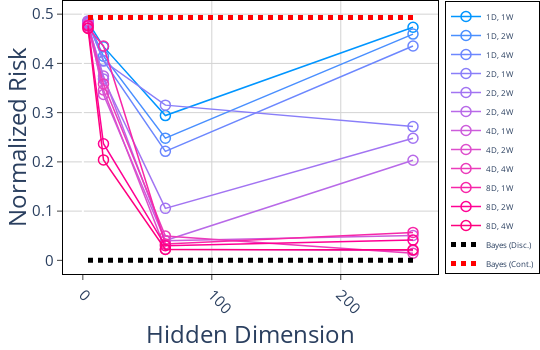
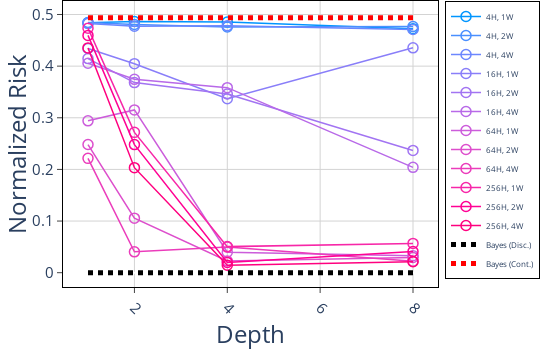
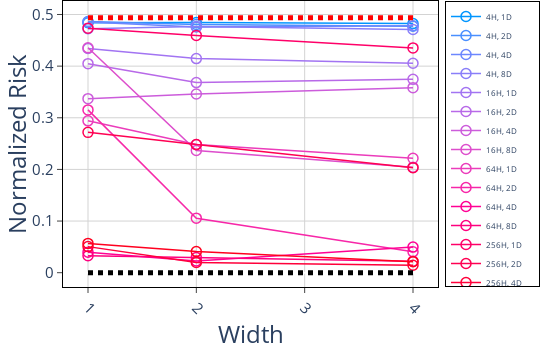

The code cell stored with these charts, in order, in its notebook:
### Code cell
width=450
height=350
scale=1

colors = [
"rgb(0, 149, 255)",
"rgb(73, 143, 255)",
"rgb(108, 135, 254)",
"rgb(137, 126, 249)",
"rgb(162, 116, 242)",
"rgb(184, 105, 232)",
"rgb(204, 92, 219)",
"rgb(221, 78, 204)",
"rgb(235, 60, 187)",
"rgb(247, 39, 168)",
"rgb(255, 1, 148)",
"rgb(255, 0, 127)",
"rgb(255, 0, 104)",
"rgb(255, 0, 82)",
"rgb(255, 0, 58)",
"rgb(255, 0, 31)",
]
def generate_plots(plot_x_axis, params_to_graph, label, x_axis):
    fig = go.Figure()
    for index, param in enumerate(params_to_graph):
        d, w = param
        fig.add_trace(go.Scatter(x=plot_x_axis, 
                                    y=params_to_graph[param], 
                                    name=f"{d}{label[0]}, {w}{label[1]}",
                                    mode="markers+lines", 
                                    marker={'symbol': 'circle', 
                                            'color': 'rgba(0, 0, 0, 0)', 
                                            'size': 10 * scale, 
                                            'line':{'width': 1.5 * scale, 
                                                    'color': colors[index]}}, 
                                                    line={'color': colors[index], 
                                                        'width': 1.5 * scale}))
    
    fig.add_trace(go.Scatter(x=plot_x_axis, 
                            y=[bd] * len(params_to_graph[param]), 
                            name=f"Bayes (Disc.)",
                            mode="lines", 
                            marker={'color': 'rgba(0, 0, 0, 0)', 'size': 10 * scale, 
                                    'line':{'width': 1.5 * scale, 'color': "black"}}, 
                                    line={'color': "black", 'width': 5 * scale, "dash": 'dot'}))

    fig.add_trace(go.Scatter(x=plot_x_axis, 
                            y=[bc] * len(params_to_graph[param]), 
                            name=f"Bayes (Cont.)",
                            mode="lines", 
                            marker={'color': 'rgba(0, 0, 0, 0)', 'size': 10 * scale, 
                                    'line':{'width': 1.5 * scale, 'color': "red"}}, 
                                    line={'color': "red", 'width': 5 * scale, "dash": 'dot'}))

    fig.update_layout(
        plot_bgcolor='white',
        showlegend=True
    )
    fig.update_xaxes(
        mirror=True,
        ticks='outside',
        title=x_axis,
        showline=True,
        linecolor='black',
        gridcolor='lightgrey',
        tickangle=45,
        tickfont = dict(size=15)
    )
    fig.update_yaxes(
        mirror=True,
        ticks='outside',
        title="Normalized Risk",
        showline=True,
        linecolor='black',
        gridcolor='lightgrey',
        tickfont = dict(size=15)
    )

    fig.update_layout(width=width*scale*1.2, 
                    height=height*scale, 
                    font=dict(size=20 * scale),
                    margin=dict(l=0, r=0, t=0, b=0),
                    legend=dict(
                        font = dict(size = 8),
                        # x=0.6, y=0.4, 
                                bordercolor="Black", borderwidth=1))

    return fig

# generate_plots(hid_dims, params_to_graph_hid_dim, ["D", "W"], "Hidden Dimension").write_image("a_3_hid_dim.pdf")
# generate_plots(depth_params, params_to_graph_depth, ["H", "W"], "Depth").write_image("a_3_depth.pdf")
# generate_plots(width_params, params_to_graph_width, ["H", "D"], "Width").write_image("a_3_width.pdf")
generate_plots(hid_dims, params_to_graph_hid_dim, ["D", "W"], "Hidden Dimension").show()
generate_plots(depth_params, params_to_graph_depth, ["H", "W"], "Depth").show()
generate_plots(width_params, params_to_graph_width, ["H", "D"], "Width").show()

### Figure 1 — Plotly figure (JSON) as saved in the notebook; plotly's stock layout.template omitted (floating-point values rounded to 4 significant figures)
{"data": [{"line": {"color": "rgb(0, 149, 255)", "width": 1.5}, "marker": {"color": "rgba(0, 0, 0, 0)", "line": {"color": "rgb(0, 149, 255)", "width": 1.5}, "size": 10, "symbol": "circle"}, "mode": "markers+lines", "name": "1D, 1W", "type": "scatter", "x": [4, 16, 64, 256], "y": [0.4839, 0.4341, 0.294, 0.4735]}, {"line": {"color": "rgb(73, 143, 255)", "width": 1.5}, "marker": {"color": "rgba(0, 0, 0, 0)", "line": {"color": "rgb(73, 143, 255)", "width": 1.5}, "size": 10, "symbol": "circle"}, "mode": "markers+lines", "name": "1D, 2W", "type": "scatter", "x": [4, 16, 64, 256], "y": [0.4843, 0.4146, 0.2482, 0.4595]}, {"line": {"color": "rgb(108, 135, 254)", "width": 1.5}, "marker": {"color": "rgba(0, 0, 0, 0)", "line": {"color": "rgb(108, 135, 254)", "width": 1.5}, "size": 10, "symbol": "circle"}, "mode": "markers+lines", "name": "1D, 4W", "type": "scatter", "x": [4, 16, 64, 256], "y": [0.4823, 0.4057, 0.2214, 0.4353]}, {"line": {"color": "rgb(137, 126, 249)", "width": 1.5}, "marker": {"color": "rgba(0, 0, 0, 0)", "line": {"color": "rgb(137, 126, 249)", "width": 1.5}, "size": 10, "symbol": "circle"}, "mode": "markers+lines", "name": "2D, 1W", "type": "scatter", "x": [4, 16, 64, 256], "y": [0.4863, 0.4047, 0.3152, 0.2717]}, {"line": {"color": "rgb(162, 116, 242)", "width": 1.5}, "marker": {"color": "rgba(0, 0, 0, 0)", "line": {"color": "rgb(162, 116, 242)", "width": 1.5}, "size": 10, "symbol": "circle"}, "mode": "markers+lines", "name": "2D, 2W", "type": "scatter", "x": [4, 16, 64, 256], "y": [0.4809, 0.3681, 0.1056, 0.248]}, {"line": {"color": "rgb(184, 105, 232)", "width": 1.5}, "marker": {"color": "rgba(0, 0, 0, 0)", "line": {"color": "rgb(184, 105, 232)", "width": 1.5}, "size": 10, "symbol": "circle"}, "mode": "markers+lines", "name": "2D, 4W", "type": "scatter", "x": [4, 16, 64, 256], "y": [0.4772, 0.3745, 0.04039, 0.2034]}, {"line": {"color": "rgb(204, 92, 219)", "width": 1.5}, "marker": {"color": "rgba(0, 0, 0, 0)", "line": {"color": "rgb(204, 92, 219)", "width": 1.5}, "size": 10, "symbol": "circle"}, "mode": "markers+lines", "name": "4D, 1W", "type": "scatter", "x": [4, 16, 64, 256], "y": [0.4854, 0.337, 0.03979, 0.05049]}, {"line": {"color": "rgb(221, 78, 204)", "width": 1.5}, "marker": {"color": "rgba(0, 0, 0, 0)", "line": {"color": "rgb(221, 78, 204)", "width": 1.5}, "size": 10, "symbol": "circle"}, "mode": "markers+lines", "name": "4D, 2W", "type": "scatter", "x": [4, 16, 64, 256], "y": [0.476, 0.346, 0.02272, 0.0199]}, {"line": {"color": "rgb(235, 60, 187)", "width": 1.5}, "marker": {"color": "rgba(0, 0, 0, 0)", "line": {"color": "rgb(235, 60, 187)", "width": 1.5}, "size": 10, "symbol": "circle"}, "mode": "markers+lines", "name": "4D, 4W", "type": "scatter", "x": [4, 16, 64, 256], "y": [0.4784, 0.3583, 0.04955, 0.01442]}, {"line": {"color": "rgb(247, 39, 168)", "width": 1.5}, "marker": {"color": "rgba(0, 0, 0, 0)", "line": {"color": "rgb(247, 39, 168)", "width": 1.5}, "size": 10, "symbol": "circle"}, "mode": "markers+lines", "name": "8D, 1W", "type": "scatter", "x": [4, 16, 64, 256], "y": [0.4726, 0.4354, 0.03303, 0.05676]}, {"line": {"color": "rgb(255, 1, 148)", "width": 1.5}, "marker": {"color": "rgba(0, 0, 0, 0)", "line": {"color": "rgb(255, 1, 148)", "width": 1.5}, "size": 10, "symbol": "circle"}, "mode": "markers+lines", "name": "8D, 2W", "type": "scatter", "x": [4, 16, 64, 256], "y": [0.4766, 0.2368, 0.02956, 0.04115]}, {"line": {"color": "rgb(255, 0, 127)", "width": 1.5}, "marker": {"color": "rgba(0, 0, 0, 0)", "line": {"color": "rgb(255, 0, 127)", "width": 1.5}, "size": 10, "symbol": "circle"}, "mode": "markers+lines", "name": "8D, 4W", "type": "scatter", "x": [4, 16, 64, 256], "y": [0.4709, 0.2041, 0.02218, 0.02132]}, {"line": {"color": "black", "dash": "dot", "width": 5}, "marker": {"color": "rgba(0, 0, 0, 0)", "line": {"color": "black", "width": 1.5}, "size": 10}, "mode": "lines", "name": "Bayes (Disc.)", "type": "scatter", "x": [4, 16, 64, 256], "y": [1.538e-07, 1.538e-07, 1.538e-07, 1.538e-07]}, {"line": {"color": "red", "dash": "dot", "width": 5}, "marker": {"color": "rgba(0, 0, 0, 0)", "line": {"color": "red", "width": 1.5}, "size": 10}, "mode": "lines", "name": "Bayes (Cont.)", "type": "scatter", "x": [4, 16, 64, 256], "y": [0.4935, 0.4935, 0.4935, 0.4935]}], "layout": {"font": {"size": 20}, "height": 350, "legend": {"bordercolor": "Black", "borderwidth": 1, "font": {"size": 8}}, "margin": {"b": 0, "l": 0, "r": 0, "t": 0}, "plot_bgcolor": "white", "showlegend": true, "width": 540, "xaxis": {"gridcolor": "lightgrey", "linecolor": "black", "mirror": true, "showline": true, "tickangle": 45, "tickfont": {"size": 15}, "ticks": "outside", "title": {"text": "Hidden Dimension"}}, "yaxis": {"gridcolor": "lightgrey", "linecolor": "black", "mirror": true, "showline": true, "tickfont": {"size": 15}, "ticks": "outside", "title": {"text": "Normalized Risk"}}}}

### Figure 2 — Plotly figure (JSON) as saved in the notebook; plotly's stock layout.template omitted (floating-point values rounded to 4 significant figures)
{"data": [{"line": {"color": "rgb(0, 149, 255)", "width": 1.5}, "marker": {"color": "rgba(0, 0, 0, 0)", "line": {"color": "rgb(0, 149, 255)", "width": 1.5}, "size": 10, "symbol": "circle"}, "mode": "markers+lines", "name": "4H, 1W", "type": "scatter", "x": [1, 2, 4, 8], "y": [0.4839, 0.4863, 0.4854, 0.4726]}, {"line": {"color": "rgb(73, 143, 255)", "width": 1.5}, "marker": {"color": "rgba(0, 0, 0, 0)", "line": {"color": "rgb(73, 143, 255)", "width": 1.5}, "size": 10, "symbol": "circle"}, "mode": "markers+lines", "name": "4H, 2W", "type": "scatter", "x": [1, 2, 4, 8], "y": [0.4843, 0.4809, 0.476, 0.4766]}, {"line": {"color": "rgb(108, 135, 254)", "width": 1.5}, "marker": {"color": "rgba(0, 0, 0, 0)", "line": {"color": "rgb(108, 135, 254)", "width": 1.5}, "size": 10, "symbol": "circle"}, "mode": "markers+lines", "name": "4H, 4W", "type": "scatter", "x": [1, 2, 4, 8], "y": [0.4823, 0.4772, 0.4784, 0.4709]}, {"line": {"color": "rgb(137, 126, 249)", "width": 1.5}, "marker": {"color": "rgba(0, 0, 0, 0)", "line": {"color": "rgb(137, 126, 249)", "width": 1.5}, "size": 10, "symbol": "circle"}, "mode": "markers+lines", "name": "16H, 1W", "type": "scatter", "x": [1, 2, 4, 8], "y": [0.4341, 0.4047, 0.337, 0.4354]}, {"line": {"color": "rgb(162, 116, 242)", "width": 1.5}, "marker": {"color": "rgba(0, 0, 0, 0)", "line": {"color": "rgb(162, 116, 242)", "width": 1.5}, "size": 10, "symbol": "circle"}, "mode": "markers+lines", "name": "16H, 2W", "type": "scatter", "x": [1, 2, 4, 8], "y": [0.4146, 0.3681, 0.346, 0.2368]}, {"line": {"color": "rgb(184, 105, 232)", "width": 1.5}, "marker": {"color": "rgba(0, 0, 0, 0)", "line": {"color": "rgb(184, 105, 232)", "width": 1.5}, "size": 10, "symbol": "circle"}, "mode": "markers+lines", "name": "16H, 4W", "type": "scatter", "x": [1, 2, 4, 8], "y": [0.4057, 0.3745, 0.3583, 0.2041]}, {"line": {"color": "rgb(204, 92, 219)", "width": 1.5}, "marker": {"color": "rgba(0, 0, 0, 0)", "line": {"color": "rgb(204, 92, 219)", "width": 1.5}, "size": 10, "symbol": "circle"}, "mode": "markers+lines", "name": "64H, 1W", "type": "scatter", "x": [1, 2, 4, 8], "y": [0.294, 0.3152, 0.03979, 0.03303]}, {"line": {"color": "rgb(221, 78, 204)", "width": 1.5}, "marker": {"color": "rgba(0, 0, 0, 0)", "line": {"color": "rgb(221, 78, 204)", "width": 1.5}, "size": 10, "symbol": "circle"}, "mode": "markers+lines", "name": "64H, 2W", "type": "scatter", "x": [1, 2, 4, 8], "y": [0.2482, 0.1056, 0.02272, 0.02956]}, {"line": {"color": "rgb(235, 60, 187)", "width": 1.5}, "marker": {"color": "rgba(0, 0, 0, 0)", "line": {"color": "rgb(235, 60, 187)", "width": 1.5}, "size": 10, "symbol": "circle"}, "mode": "markers+lines", "name": "64H, 4W", "type": "scatter", "x": [1, 2, 4, 8], "y": [0.2214, 0.04039, 0.04955, 0.02218]}, {"line": {"color": "rgb(247, 39, 168)", "width": 1.5}, "marker": {"color": "rgba(0, 0, 0, 0)", "line": {"color": "rgb(247, 39, 168)", "width": 1.5}, "size": 10, "symbol": "circle"}, "mode": "markers+lines", "name": "256H, 1W", "type": "scatter", "x": [1, 2, 4, 8], "y": [0.4735, 0.2717, 0.05049, 0.05676]}, {"line": {"color": "rgb(255, 1, 148)", "width": 1.5}, "marker": {"color": "rgba(0, 0, 0, 0)", "line": {"color": "rgb(255, 1, 148)", "width": 1.5}, "size": 10, "symbol": "circle"}, "mode": "markers+lines", "name": "256H, 2W", "type": "scatter", "x": [1, 2, 4, 8], "y": [0.4595, 0.248, 0.0199, 0.04115]}, {"line": {"color": "rgb(255, 0, 127)", "width": 1.5}, "marker": {"color": "rgba(0, 0, 0, 0)", "line": {"color": "rgb(255, 0, 127)", "width": 1.5}, "size": 10, "symbol": "circle"}, "mode": "markers+lines", "name": "256H, 4W", "type": "scatter", "x": [1, 2, 4, 8], "y": [0.4353, 0.2034, 0.01442, 0.02132]}, {"line": {"color": "black", "dash": "dot", "width": 5}, "marker": {"color": "rgba(0, 0, 0, 0)", "line": {"color": "black", "width": 1.5}, "size": 10}, "mode": "lines", "name": "Bayes (Disc.)", "type": "scatter", "x": [1, 2, 4, 8], "y": [1.538e-07, 1.538e-07, 1.538e-07, 1.538e-07]}, {"line": {"color": "red", "dash": "dot", "width": 5}, "marker": {"color": "rgba(0, 0, 0, 0)", "line": {"color": "red", "width": 1.5}, "size": 10}, "mode": "lines", "name": "Bayes (Cont.)", "type": "scatter", "x": [1, 2, 4, 8], "y": [0.4935, 0.4935, 0.4935, 0.4935]}], "layout": {"font": {"size": 20}, "height": 350, "legend": {"bordercolor": "Black", "borderwidth": 1, "font": {"size": 8}}, "margin": {"b": 0, "l": 0, "r": 0, "t": 0}, "plot_bgcolor": "white", "showlegend": true, "width": 540, "xaxis": {"gridcolor": "lightgrey", "linecolor": "black", "mirror": true, "showline": true, "tickangle": 45, "tickfont": {"size": 15}, "ticks": "outside", "title": {"text": "Depth"}}, "yaxis": {"gridcolor": "lightgrey", "linecolor": "black", "mirror": true, "showline": true, "tickfont": {"size": 15}, "ticks": "outside", "title": {"text": "Normalized Risk"}}}}

### Figure 3 — Plotly figure (JSON) as saved in the notebook; plotly's stock layout.template omitted (floating-point values rounded to 4 significant figures)
{"data": [{"line": {"color": "rgb(0, 149, 255)", "width": 1.5}, "marker": {"color": "rgba(0, 0, 0, 0)", "line": {"color": "rgb(0, 149, 255)", "width": 1.5}, "size": 10, "symbol": "circle"}, "mode": "markers+lines", "name": "4H, 1D", "type": "scatter", "x": [1, 2, 4], "y": [0.4839, 0.4843, 0.4823]}, {"line": {"color": "rgb(73, 143, 255)", "width": 1.5}, "marker": {"color": "rgba(0, 0, 0, 0)", "line": {"color": "rgb(73, 143, 255)", "width": 1.5}, "size": 10, "symbol": "circle"}, "mode": "markers+lines", "name": "4H, 2D", "type": "scatter", "x": [1, 2, 4], "y": [0.4863, 0.4809, 0.4772]}, {"line": {"color": "rgb(108, 135, 254)", "width": 1.5}, "marker": {"color": "rgba(0, 0, 0, 0)", "line": {"color": "rgb(108, 135, 254)", "width": 1.5}, "size": 10, "symbol": "circle"}, "mode": "markers+lines", "name": "4H, 4D", "type": "scatter", "x": [1, 2, 4], "y": [0.4854, 0.476, 0.4784]}, {"line": {"color": "rgb(137, 126, 249)", "width": 1.5}, "marker": {"color": "rgba(0, 0, 0, 0)", "line": {"color": "rgb(137, 126, 249)", "width": 1.5}, "size": 10, "symbol": "circle"}, "mode": "markers+lines", "name": "4H, 8D", "type": "scatter", "x": [1, 2, 4], "y": [0.4726, 0.4766, 0.4709]}, {"line": {"color": "rgb(162, 116, 242)", "width": 1.5}, "marker": {"color": "rgba(0, 0, 0, 0)", "line": {"color": "rgb(162, 116, 242)", "width": 1.5}, "size": 10, "symbol": "circle"}, "mode": "markers+lines", "name": "16H, 1D", "type": "scatter", "x": [1, 2, 4], "y": [0.4341, 0.4146, 0.4057]}, {"line": {"color": "rgb(184, 105, 232)", "width": 1.5}, "marker": {"color": "rgba(0, 0, 0, 0)", "line": {"color": "rgb(184, 105, 232)", "width": 1.5}, "size": 10, "symbol": "circle"}, "mode": "markers+lines", "name": "16H, 2D", "type": "scatter", "x": [1, 2, 4], "y": [0.4047, 0.3681, 0.3745]}, {"line": {"color": "rgb(204, 92, 219)", "width": 1.5}, "marker": {"color": "rgba(0, 0, 0, 0)", "line": {"color": "rgb(204, 92, 219)", "width": 1.5}, "size": 10, "symbol": "circle"}, "mode": "markers+lines", "name": "16H, 4D", "type": "scatter", "x": [1, 2, 4], "y": [0.337, 0.346, 0.3583]}, {"line": {"color": "rgb(221, 78, 204)", "width": 1.5}, "marker": {"color": "rgba(0, 0, 0, 0)", "line": {"color": "rgb(221, 78, 204)", "width": 1.5}, "size": 10, "symbol": "circle"}, "mode": "markers+lines", "name": "16H, 8D", "type": "scatter", "x": [1, 2, 4], "y": [0.4354, 0.2368, 0.2041]}, {"line": {"color": "rgb(235, 60, 187)", "width": 1.5}, "marker": {"color": "rgba(0, 0, 0, 0)", "line": {"color": "rgb(235, 60, 187)", "width": 1.5}, "size": 10, "symbol": "circle"}, "mode": "markers+lines", "name": "64H, 1D", "type": "scatter", "x": [1, 2, 4], "y": [0.294, 0.2482, 0.2214]}, {"line": {"color": "rgb(247, 39, 168)", "width": 1.5}, "marker": {"color": "rgba(0, 0, 0, 0)", "line": {"color": "rgb(247, 39, 168)", "width": 1.5}, "size": 10, "symbol": "circle"}, "mode": "markers+lines", "name": "64H, 2D", "type": "scatter", "x": [1, 2, 4], "y": [0.3152, 0.1056, 0.04039]}, {"line": {"color": "rgb(255, 1, 148)", "width": 1.5}, "marker": {"color": "rgba(0, 0, 0, 0)", "line": {"color": "rgb(255, 1, 148)", "width": 1.5}, "size": 10, "symbol": "circle"}, "mode": "markers+lines", "name": "64H, 4D", "type": "scatter", "x": [1, 2, 4], "y": [0.03979, 0.02272, 0.04955]}, {"line": {"color": "rgb(255, 0, 127)", "width": 1.5}, "marker": {"color": "rgba(0, 0, 0, 0)", "line": {"color": "rgb(255, 0, 127)", "width": 1.5}, "size": 10, "symbol": "circle"}, "mode": "markers+lines", "name": "64H, 8D", "type": "scatter", "x": [1, 2, 4], "y": [0.03303, 0.02956, 0.02218]}, {"line": {"color": "rgb(255, 0, 104)", "width": 1.5}, "marker": {"color": "rgba(0, 0, 0, 0)", "line": {"color": "rgb(255, 0, 104)", "width": 1.5}, "size": 10, "symbol": "circle"}, "mode": "markers+lines", "name": "256H, 1D", "type": "scatter", "x": [1, 2, 4], "y": [0.4735, 0.4595, 0.4353]}, {"line": {"color": "rgb(255, 0, 82)", "width": 1.5}, "marker": {"color": "rgba(0, 0, 0, 0)", "line": {"color": "rgb(255, 0, 82)", "width": 1.5}, "size": 10, "symbol": "circle"}, "mode": "markers+lines", "name": "256H, 2D", "type": "scatter", "x": [1, 2, 4], "y": [0.2717, 0.248, 0.2034]}, {"line": {"color": "rgb(255, 0, 58)", "width": 1.5}, "marker": {"color": "rgba(0, 0, 0, 0)", "line": {"color": "rgb(255, 0, 58)", "width": 1.5}, "size": 10, "symbol": "circle"}, "mode": "markers+lines", "name": "256H, 4D", "type": "scatter", "x": [1, 2, 4], "y": [0.05049, 0.0199, 0.01442]}, {"line": {"color": "rgb(255, 0, 31)", "width": 1.5}, "marker": {"color": "rgba(0, 0, 0, 0)", "line": {"color": "rgb(255, 0, 31)", "width": 1.5}, "size": 10, "symbol": "circle"}, "mode": "markers+lines", "name": "256H, 8D", "type": "scatter", "x": [1, 2, 4], "y": [0.05676, 0.04115, 0.02132]}, {"line": {"color": "black", "dash": "dot", "width": 5}, "marker": {"color": "rgba(0, 0, 0, 0)", "line": {"color": "black", "width": 1.5}, "size": 10}, "mode": "lines", "name": "Bayes (Disc.)", "type": "scatter", "x": [1, 2, 4], "y": [1.538e-07, 1.538e-07, 1.538e-07]}, {"line": {"color": "red", "dash": "dot", "width": 5}, "marker": {"color": "rgba(0, 0, 0, 0)", "line": {"color": "red", "width": 1.5}, "size": 10}, "mode": "lines", "name": "Bayes (Cont.)", "type": "scatter", "x": [1, 2, 4], "y": [0.4935, 0.4935, 0.4935]}], "layout": {"font": {"size": 20}, "height": 350, "legend": {"bordercolor": "Black", "borderwidth": 1, "font": {"size": 8}}, "margin": {"b": 0, "l": 0, "r": 0, "t": 0}, "plot_bgcolor": "white", "showlegend": true, "width": 540, "xaxis": {"gridcolor": "lightgrey", "linecolor": "black", "mirror": true, "showline": true, "tickangle": 45, "tickfont": {"size": 15}, "ticks": "outside", "title": {"text": "Width"}}, "yaxis": {"gridcolor": "lightgrey", "linecolor": "black", "mirror": true, "showline": true, "tickfont": {"size": 15}, "ticks": "outside", "title": {"text": "Normalized Risk"}}}}
